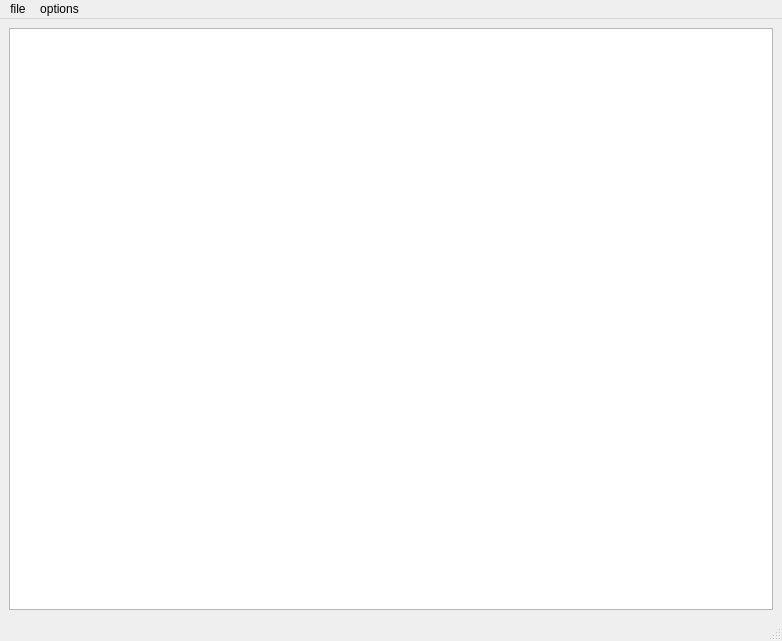
<?xml version="1.0" encoding="UTF-8"?>
<ui version="4.0">
 <class>MainWindow</class>
 <widget class="QMainWindow" name="MainWindow">
  <property name="geometry">
   <rect>
    <x>0</x>
    <y>0</y>
    <width>782</width>
    <height>641</height>
   </rect>
  </property>
  <property name="windowTitle">
   <string>MainWindow</string>
  </property>
  <widget class="QWidget" name="centralwidget">
   <layout class="QGridLayout" name="gridLayout">
    <item row="0" column="0">
     <widget class="QPlainTextEdit" name="plainTextEdit">
      <property name="font">
       <font>
        <family>Calibri</family>
        <pointsize>10</pointsize>
       </font>
      </property>
      <property name="lineWrapMode">
       <enum>QPlainTextEdit::NoWrap</enum>
      </property>
      <property name="plainText">
       <string/>
      </property>
     </widget>
    </item>
   </layout>
  </widget>
  <widget class="QMenuBar" name="menubar">
   <property name="geometry">
    <rect>
     <x>0</x>
     <y>0</y>
     <width>782</width>
     <height>22</height>
    </rect>
   </property>
   <widget class="QMenu" name="menufile">
    <property name="title">
     <string>file</string>
    </property>
    <addaction name="actionopen"/>
    <addaction name="actionsave"/>
    <addaction name="actionClose"/>
   </widget>
   <widget class="QMenu" name="menuoptions">
    <property name="title">
     <string>options</string>
    </property>
    <widget class="QMenu" name="menusize">
     <property name="title">
      <string>Size</string>
     </property>
     <addaction name="action12"/>
     <addaction name="action18"/>
     <addaction name="action24"/>
    </widget>
    <widget class="QMenu" name="menuPolice">
     <property name="title">
      <string>Police</string>
     </property>
     <addaction name="actionArial"/>
     <addaction name="actionTimes_New_Roman"/>
     <addaction name="actionArial_Rounded_MT_Bold"/>
    </widget>
    <addaction name="menusize"/>
    <addaction name="menuPolice"/>
   </widget>
   <addaction name="menufile"/>
   <addaction name="menuoptions"/>
  </widget>
  <widget class="QStatusBar" name="statusbar"/>
  <action name="actionopen">
   <property name="text">
    <string>Open</string>
   </property>
  </action>
  <action name="actionsave">
   <property name="text">
    <string>Save</string>
   </property>
  </action>
  <action name="actionpolices">
   <property name="text">
    <string>polices</string>
   </property>
  </action>
  <action name="action12">
   <property name="text">
    <string>12</string>
   </property>
  </action>
  <action name="action18">
   <property name="text">
    <string>18</string>
   </property>
  </action>
  <action name="action24">
   <property name="text">
    <string>24</string>
   </property>
  </action>
  <action name="actionArial">
   <property name="text">
    <string>Arial</string>
   </property>
  </action>
  <action name="actionTimes_New_Roman">
   <property name="text">
    <string>Times New Roman </string>
   </property>
  </action>
  <action name="actionArial_Rounded_MT_Bold">
   <property name="text">
    <string>Arial Rounded MT Bold</string>
   </property>
  </action>
  <action name="actionClose">
   <property name="text">
    <string>Close</string>
   </property>
  </action>
 </widget>
 <resources/>
 <connections/>
</ui>
